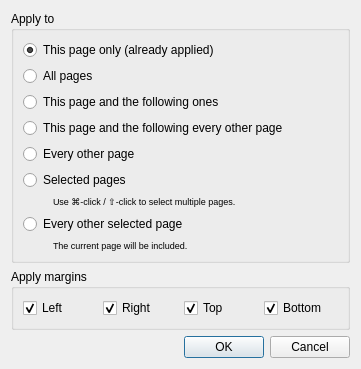
<?xml version="1.0" encoding="UTF-8"?>
<ui version="4.0">
 <class>page_layout::ApplyMarginsDialog</class>
 <widget class="QDialog" name="page_layout::ApplyMarginsDialog">
  <property name="windowModality">
   <enum>Qt::WindowModal</enum>
  </property>
  <property name="geometry">
   <rect>
    <x>0</x>
    <y>0</y>
    <width>361</width>
    <height>350</height>
   </rect>
  </property>
  <layout class="QVBoxLayout" name="verticalLayout_5">
   <item>
    <widget class="QGroupBox" name="groupBox_2">
     <property name="title">
      <string>Apply to</string>
     </property>
     <layout class="QVBoxLayout" name="verticalLayout_2">
      <item>
       <widget class="QRadioButton" name="thisPageRB">
        <property name="text">
         <string>This page only (already applied)</string>
        </property>
        <property name="checked">
         <bool>true</bool>
        </property>
       </widget>
      </item>
      <item>
       <widget class="QRadioButton" name="allPagesRB">
        <property name="text">
         <string>All pages</string>
        </property>
       </widget>
      </item>
      <item>
       <widget class="QRadioButton" name="thisPageAndFollowersRB">
        <property name="text">
         <string>This page and the following ones</string>
        </property>
       </widget>
      </item>
      <item>
       <widget class="QRadioButton" name="thisEveryOtherRB">
        <property name="text">
         <string>This page and the following every other page</string>
        </property>
       </widget>
      </item>
      <item>
       <widget class="QRadioButton" name="everyOtherRB">
        <property name="text">
         <string>Every other page</string>
        </property>
       </widget>
      </item>
      <item>
       <widget class="QRadioButton" name="selectedPagesRB">
        <property name="text">
         <string>Selected pages</string>
        </property>
       </widget>
      </item>
      <item>
       <layout class="QHBoxLayout" name="horizontalLayout_2">
        <item>
         <spacer name="horizontalSpacer_5">
          <property name="orientation">
           <enum>Qt::Horizontal</enum>
          </property>
          <property name="sizeType">
           <enum>QSizePolicy::Fixed</enum>
          </property>
          <property name="sizeHint" stdset="0">
           <size>
            <width>30</width>
            <height>0</height>
           </size>
          </property>
         </spacer>
        </item>
        <item>
         <widget class="QLabel" name="selectedPagesHint">
          <property name="font">
           <font>
            <pointsize>7</pointsize>
           </font>
          </property>
          <property name="text">
           <string>Use ⌘-click / ⇧-click to select multiple pages.</string>
          </property>
         </widget>
        </item>
       </layout>
      </item>
      <item>
       <widget class="QRadioButton" name="everyOtherSelectedRB">
        <property name="text">
         <string>Every other selected page</string>
        </property>
       </widget>
      </item>
      <item>
       <layout class="QHBoxLayout" name="horizontalLayout_5">
        <item>
         <spacer name="horizontalSpacer_6">
          <property name="orientation">
           <enum>Qt::Horizontal</enum>
          </property>
          <property name="sizeType">
           <enum>QSizePolicy::Fixed</enum>
          </property>
          <property name="sizeHint" stdset="0">
           <size>
            <width>30</width>
            <height>0</height>
           </size>
          </property>
         </spacer>
        </item>
        <item>
         <widget class="QLabel" name="everyOtherSelectedHint">
          <property name="font">
           <font>
            <pointsize>7</pointsize>
           </font>
          </property>
          <property name="text">
           <string>The current page will be included.</string>
          </property>
         </widget>
        </item>
       </layout>
      </item>
     </layout>
    </widget>
   </item>
   <item>
    <widget class="QGroupBox" name="marginsToApplyGroup">
     <property name="title">
      <string>Apply margins</string>
     </property>
     <layout class="QHBoxLayout" name="horizontalLayout_margins">
      <item>
       <widget class="QCheckBox" name="applyLeftCB">
        <property name="text">
         <string>Left</string>
        </property>
        <property name="checked">
         <bool>true</bool>
        </property>
       </widget>
      </item>
      <item>
       <widget class="QCheckBox" name="applyRightCB">
        <property name="text">
         <string>Right</string>
        </property>
        <property name="checked">
         <bool>true</bool>
        </property>
       </widget>
      </item>
      <item>
       <widget class="QCheckBox" name="applyTopCB">
        <property name="text">
         <string>Top</string>
        </property>
        <property name="checked">
         <bool>true</bool>
        </property>
       </widget>
      </item>
      <item>
       <widget class="QCheckBox" name="applyBottomCB">
        <property name="text">
         <string>Bottom</string>
        </property>
        <property name="checked">
         <bool>true</bool>
        </property>
       </widget>
      </item>
     </layout>
    </widget>
   </item>
   <item>
    <spacer name="verticalSpacer">
     <property name="orientation">
      <enum>Qt::Vertical</enum>
     </property>
     <property name="sizeHint" stdset="0">
      <size>
       <width>20</width>
       <height>0</height>
      </size>
     </property>
    </spacer>
   </item>
   <item>
    <widget class="QDialogButtonBox" name="buttonBox">
     <property name="orientation">
      <enum>Qt::Horizontal</enum>
     </property>
     <property name="standardButtons">
      <set>QDialogButtonBox::Cancel|QDialogButtonBox::Ok</set>
     </property>
    </widget>
   </item>
  </layout>
 </widget>
 <resources/>
 <connections>
  <connection>
   <sender>buttonBox</sender>
   <signal>rejected()</signal>
   <receiver>page_layout::ApplyMarginsDialog</receiver>
   <slot>reject()</slot>
  </connection>
 </connections>
</ui>
